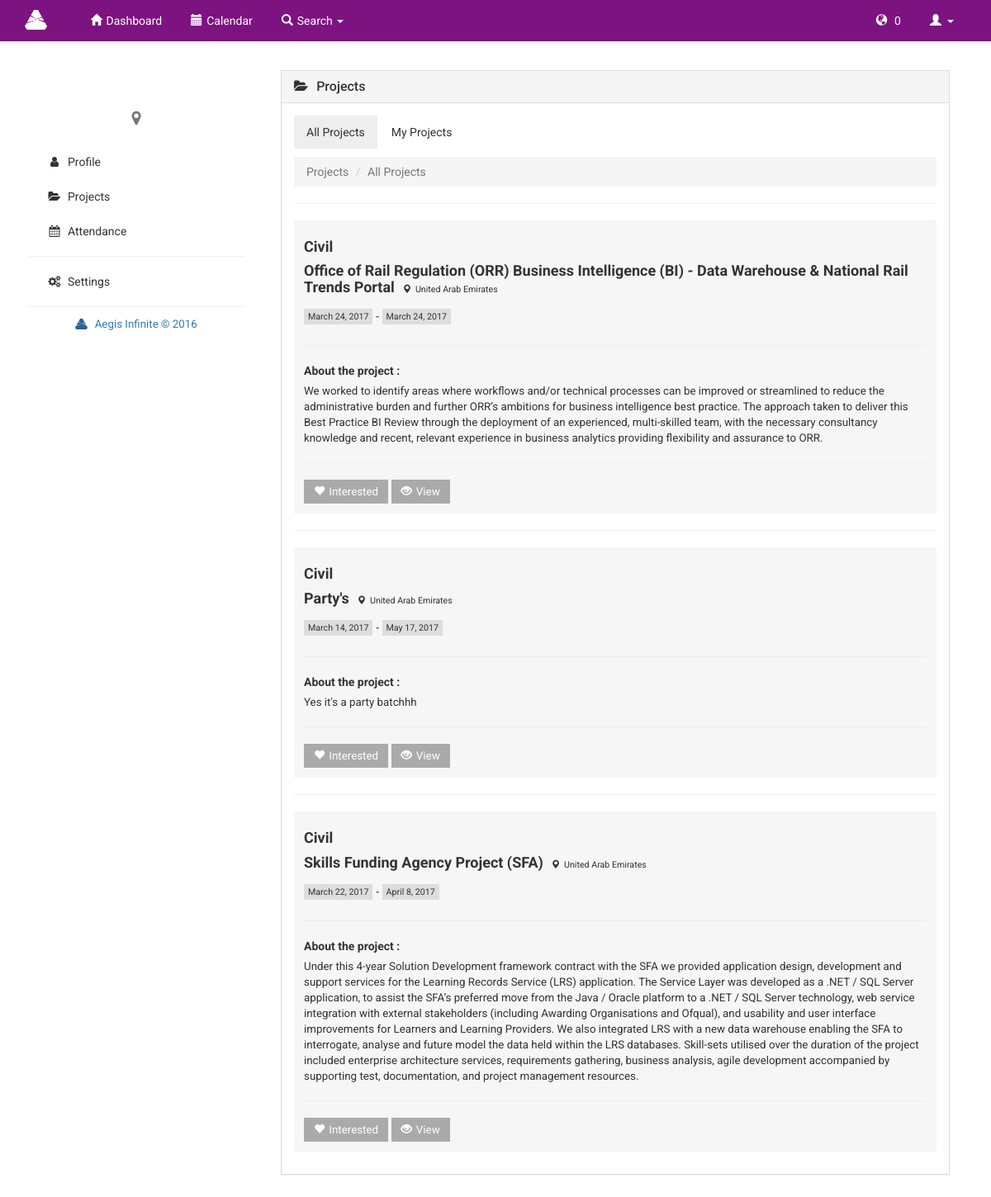
/index.php/employee/all_projects, run on an earlier commit of the app's database.
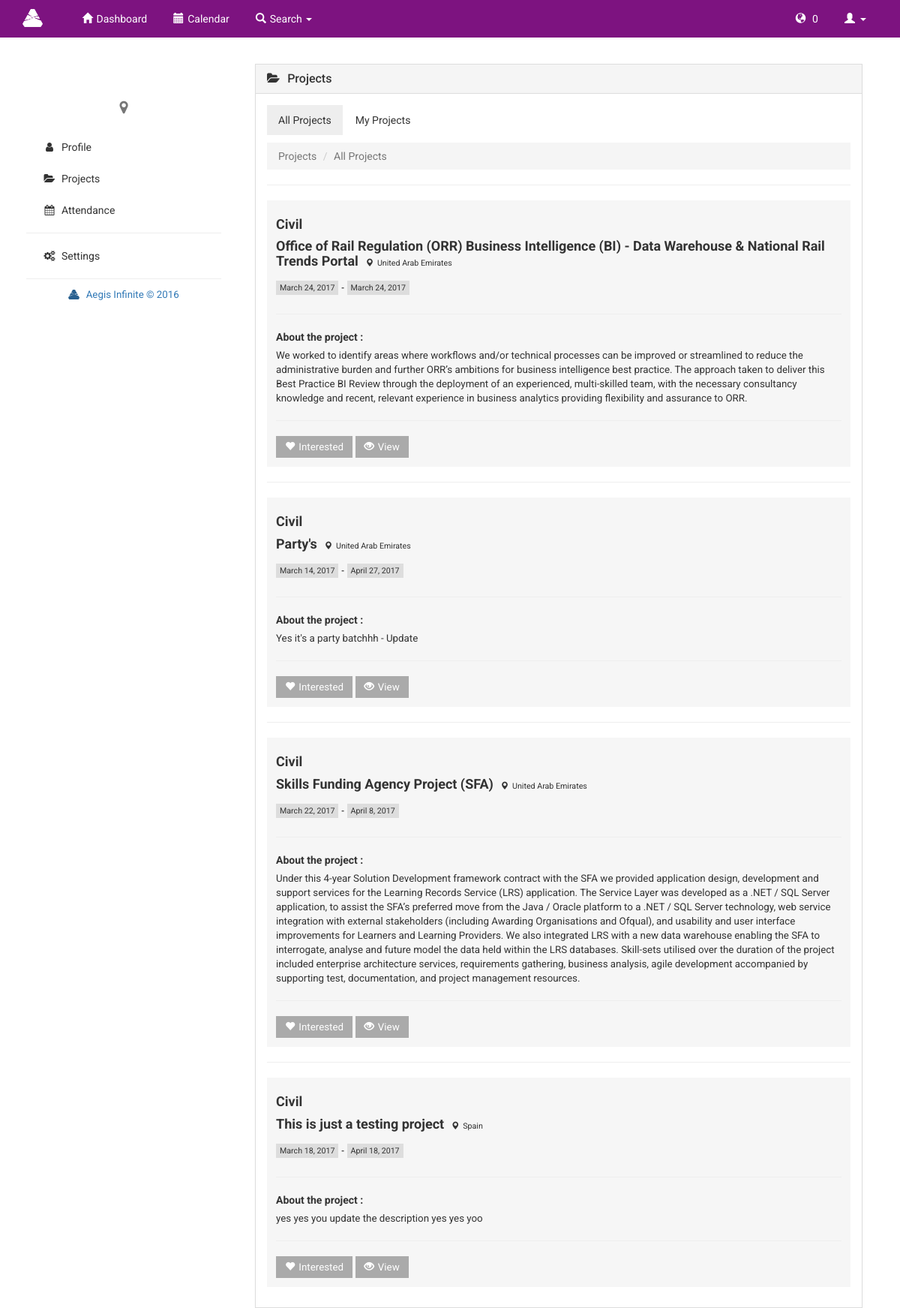
And on a later commit of the database.
### tables this page shows
CREATE TABLE `skills` (
  `skillsID` int(11) NOT NULL,
  `skillName` varchar(255) NOT NULL
);

CREATE TABLE `projects` (
  `projectID` int(11) NOT NULL,
  `title` varchar(255) NOT NULL,
  `description` text NOT NULL,
  `startDate` date DEFAULT NULL,
  `endDate` date DEFAULT NULL,
  `projectType` varchar(255) NOT NULL,
  `projLocation` varchar(255) NOT NULL,
  `budget` float(15,2) NOT NULL,
  `completion` enum('Ongoing','Completed') NOT NULL
);

### application/controllers/employee.php (called while the page is built, shortened)
<?php
class employee extends CI_Controller {
    function __construct() {
        $this->load->helper(array('url', 'form', 'file'));
        $this->load->library(array('form_validation', 'session'));
        $this->load->database();
        $this->load->model(array('emp_model', 'admin_model'));
    }
    function all_projects() {
        $id = $this->session->userdata('userID');
        $username = $this->session->userdata('username');
        $data['userID'] = $id;
        $data['username'] = $username;
        $data['fname'] = $this->session->userdata('fname');
        $data['lname'] = $this->session->userdata('lname');
        $data['location'] = $this->session->userdata('location');
        $data['designation'] = $this->session->userdata('designation');
        $data['availability'] = $this->session->userdata('availability');
        $data['pSkills'] = $this->emp_model->view_projskills($username);
        $data['projects'] = $this->emp_model->view_project_skills($username);
        $data['pics'] = $this->emp_model->get_image($username);
        $data['notif'] = $this->admin_model->get_alert($id);
        $data['count'] = $this->emp_model->count_notif($id);
        $this->load->view('employee/projects/all-projects', $data);
    }
}

### index.php (called while the page is built, shortened)
<?php
require_once BASEPATH.'core/CodeIgniter.php';

### application/models/emp_model.php (called while the page is built, shortened)
<?php
class emp_model extends CI_Model {
    function view_projskills($username) {
        $this->db->select('*');
        $this->db->from('projects_skills ps');
        $this->db->join('skills s', 's.skillsID = ps.skillsID', 'left');
        $this->db->join('projects p', 'p.projectID = ps.projectID', 'left');
        $this->db->join('users_skills e', 'e.skillsID = s.skillsID');
        $this->db->join('users u', 'u.userID = e.userID');
        $this->db->order_by('ps.projectID', 'desc');
        $this->db->where('u.username', $username);
        $result = array();
        return $result;
    }
    function view_project_skills($username) {
        $this->db->select('*');
        $this->db->from('projects_skills ps');
        $this->db->join('skills s', 's.skillsID = ps.skillsID', 'left');
        $this->db->join('projects p', 'p.projectID = ps.projectID', 'left');
        $this->db->join('users_skills e', 'e.skillsID = s.skillsID');
        $this->db->join('users u', 'u.userID = e.userID');
        $this->db->order_by('ps.projectID', 'desc');
        $this->db->group_by('ps.projectID');
        $this->db->where('u.username !=',$username);
        $query = $this->db->get();
        $result = array();
        if ($query->num_rows() > 0) {
            foreach ($query->result_array() as $row) {
                $result[] = $row;
            }
            return $result;
        }
        return $result;
    }
    function get_image($username) {
        $this->db->select('*');
        $this->db->from('users');
        $this->db->where('username', $username);
        $query = $this->db->get()->result();
        return $query;
    }
    function count_notif($user) {
        $this->db->select('*');
        $this->db->from('request_temp');
        $this->db->where('userID', $user);
        return $this->db->count_all_results();
    }
}
?>

### application/views/employee/projects/all-projects.php (the view, shortened to what the changed rows need)
<div class="profile container">
    <div class="row">
        <div class="profile-content col-md-9">
            <div class="col-md-12">
                <div class="panel panel-default">
                    <div class="panel-body">
                        <ul class="nav nav-pills">
                            <li role="presentation" class="active"><a href="<?php echo base_url(); ?>employee/all_projects">All Projects</a></li>
                            <li role="presentation"><a href="<?php echo base_url(); ?>employee/my_projects">My Projects</a></li>
                        </ul>
                        <ol class="breadcrumb" style="margin-top: 10px;">
                            <li><a href="<?php echo base_url(); ?>employee/all_projects">Projects</a></li>
                            <li class="active">All Projects</li>
                        </ol>
                        <?php foreach ($projects as $data) { ?>
                            <hr>
                            <div class ="proj">
                                <h4 style="font-weight: 700;"><?php echo $data['projectType']; ?></h4>
                                <h4 style="font-weight: 700;">
                                    <?php echo $data['title']; ?>
                                    <label class='location'><span class="glyphicon glyphicon-map-marker"></span><?php echo $data['projLocation']; ?></label>
                                </h4>
                                <label class="date">
                                    <?php echo date("F j, Y", strtotime($data['startDate'])); ?>
                                </label>
                                <label class="date-title">-</label>
                                <label class="date">
                                    <?php echo date("F j, Y", strtotime($data['endDate'])); ?>
                                </label>
                                <hr>
                                <label>About the project : </label>
                                <p class="desc"><?php echo $data['description']; ?> </p>
                                <hr>
                                <a href="" class="join clicked"><span class="glyphicon glyphicon-heart" style="margin-left: 0px;"></span>Interested </a>
                                <a href="<?php echo base_url() . 'employee/view_projects/' . $data['projectID']; ?>" class="join clicked"><span class="glyphicon glyphicon-eye-open" style="margin-left: 0px;"></span>View </a>
                            </div>
                        <?php } ?>
                    </div>
                </div>
            </div>
        </div>
    </div>
</div>

What changed in the data, as far as the page shows it:
changed through a linked row, skills "Party's": projects.endDate "May 17, 2017" → "April 27, 2017"; projects.description "Yes it's a party batchhh" → "Yes it's a party batchhh - Update"
now on this page (row edited): skills: projects.projectType "Civil", projects.title "This is just a testing project", projects.projLocation "Spain", projects.startDate "March 18, 2017", projects.endDate "April 18, 2017", projects.description "yes yes you update the description yes yes yoo"
